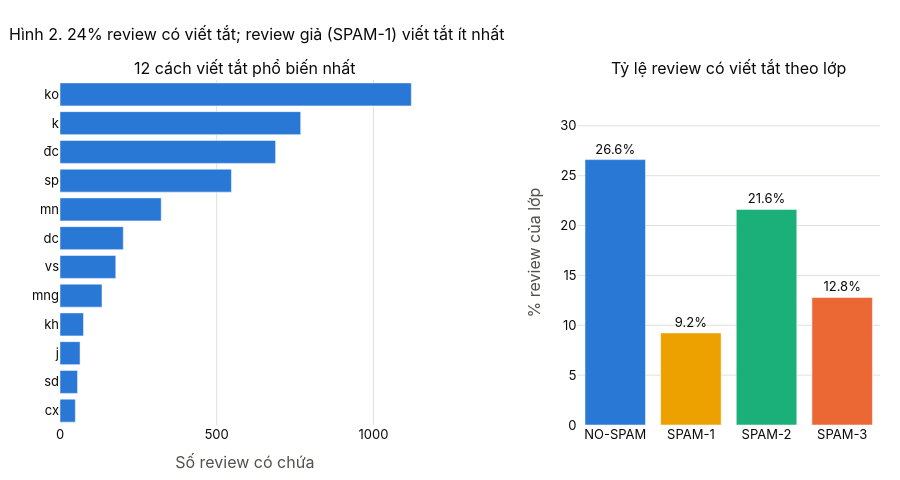

The code cell stored with this chart in its notebook:
### Markdown cell above
#### 4.6.2 Viết tắt và teencode

**Danh sách viết tắt dưới đây do nhóm tự lập**, gồm các cách viết tắt phổ biến trong bình luận mua hàng, sau đó kiểm tra lại trên dữ liệu (biểu đồ bên trái cho biết mỗi mục xuất hiện trong bao nhiêu review). Đây không phải từ điển chuẩn nên có thể thiếu một số cách viết. Một review được tính là "có viết tắt" nếu chứa ít nhất một tiếng trong danh sách. So khớp theo **nguyên tiếng**, nên chữ "k" trong "kem" không bị tính. Các tiếng quá mơ hồ như "r" hay "ng" không được đưa vào danh sách.

### Code cell
ABBREVIATIONS = {
    "ko": "không", "k": "không", "kh": "không", "khg": "không", "kg": "không", "hok": "không", "hk": "không",
    "đc": "được", "dc": "được", "đk": "được", "dk": "được",
    "sp": "sản phẩm", "sd": "sử dụng", "mn": "mọi người", "mng": "mọi người",
    "vs": "với", "cx": "cũng", "cg": "cũng", "j": "gì", "z": "vậy", "iu": "yêu",
    "thik": "thích", "bik": "biết", "nt": "nhắn tin", "ib": "nhắn tin",
}
ABBREVIATION_PATTERN = r"\b(?:" + "|".join(ABBREVIATIONS) + r")\b"     # khớp nguyên tiếng

train["has_abbreviation"] = train["clean"].str.contains(ABBREVIATION_PATTERN)
abbr_review_counts = pd.Series({abbr: train["clean"].str.contains(rf"\b{abbr}\b").sum() for abbr in ABBREVIATIONS})
abbr_rate = train.groupby("type_name")["has_abbreviation"].agg(["sum", "count", "mean"])

top_abbr = abbr_review_counts.nlargest(12).iloc[::-1]
fig = make_subplots(rows=1, cols=2, column_widths=[0.55, 0.45], horizontal_spacing=0.18,
                    subplot_titles=("12 cách viết tắt phổ biến nhất", "Tỷ lệ review có viết tắt theo lớp"))
fig.add_trace(go.Bar(
    x=top_abbr.values, y=top_abbr.index, orientation="h", marker_color=BLUE,
    customdata=np.stack([[ABBREVIATIONS[a] for a in top_abbr.index], top_abbr.values / len(train) * 100], axis=-1),
    hovertemplate='"%{y}" = %{customdata[0]}<br>có trong %{x:,} review (%{customdata[1]:.1f}% tập train)<extra></extra>'),
    row=1, col=1)
fig.add_trace(go.Bar(
    x=[name.split(" ")[0] for name in abbr_rate.index], y=abbr_rate["mean"] * 100,
    marker_color=[TYPE_COLORS[t] for t in abbr_rate.index],
    customdata=np.stack([abbr_rate.index, abbr_rate["sum"], abbr_rate["count"]], axis=-1),
    text=[f"{v:.1%}" for v in abbr_rate["mean"]], textposition="outside",
    hovertemplate="%{customdata[0]}<br>%{customdata[1]:,} / %{customdata[2]:,} review (%{y:.1f}%)<extra></extra>"),
    row=1, col=2)
fig.update_xaxes(title_text="Số review có chứa", row=1, col=1)
fig.update_yaxes(title_text="% review của lớp", range=[0, abbr_rate["mean"].max() * 130], row=1, col=2)
show_fig(fig, f"{train['has_abbreviation'].mean():.0%} review có viết tắt; review giả (SPAM-1) viết tắt ít nhất",
         height=480, showlegend=False)
print("Các mục trong danh sách không xuất hiện lần nào:", list(abbr_review_counts[abbr_review_counts == 0].index))

### Figure 1 — Plotly figure (JSON) as saved in the notebook; plotly's stock layout.template omitted (floating-point values rounded to 4 significant figures)
{"data": [{"customdata": [["cũng", "0.3425136306444848"], ["sử dụng", "0.39144414930798266"], ["gì", "0.4473647420662659"], ["không", "0.5242555571089054"], ["mọi người", "0.9366699287012442"], ["với", "1.2442331888718021"], ["được", "1.4119949671466518"], ["mọi người", "2.2577939326156855"], ["sản phẩm", "3.823570529847616"], ["được", "4.809170977212358"], ["không", "5.36837690479519"], ["không", "7.835873060254439"]], "hovertemplate": "\"%{y}\" = %{customdata[0]}<br>có trong %{x:,} review (%{customdata[1]:.1f}% tập train)<extra></extra>", "marker": {"color": "#2a78d6"}, "orientation": "h", "type": "bar", "x": [49, 56, 64, 75, 134, 178, 202, 323, 547, 688, 768, 1121], "xaxis": "x", "y": ["cx", "sd", "j", "kh", "mng", "vs", "dc", "mn", "sp", "đc", "k", "ko"], "yaxis": "y"}, {"customdata": [["NO-SPAM", 2817, 10585], ["SPAM-1 review giả", 18, 195], ["SPAM-2 chỉ nói shop/hãng", 235, 1087], ["SPAM-3 không phải review", 312, 2439]], "hovertemplate": "%{customdata[0]}<br>%{customdata[1]:,} / %{customdata[2]:,} review (%{y:.1f}%)<extra></extra>", "marker": {"color": ["#2a78d6", "#eda100", "#1baf7a", "#eb6834"]}, "text": ["26.6%", "9.2%", "21.6%", "12.8%"], "textposition": "outside", "type": "bar", "x": ["NO-SPAM", "SPAM-1", "SPAM-2", "SPAM-3"], "xaxis": "x2", "y": [26.61, 9.231, 21.62, 12.79], "yaxis": "y2"}], "layout": {"annotations": [{"font": {"size": 16}, "showarrow": false, "text": "12 cách viết tắt phổ biến nhất", "x": 0.2255, "xanchor": "center", "xref": "paper", "y": 1.0, "yanchor": "bottom", "yref": "paper"}, {"font": {"size": 16}, "showarrow": false, "text": "Tỷ lệ review có viết tắt theo lớp", "x": 0.8155, "xanchor": "center", "xref": "paper", "y": 1.0, "yanchor": "bottom", "yref": "paper"}], "height": 480, "showlegend": false, "title": {"text": "Hình 2. 24% review có viết tắt; review giả (SPAM-1) viết tắt ít nhất"}, "xaxis": {"anchor": "y", "domain": [0.0, 0.451], "title": {"text": "Số review có chứa"}}, "xaxis2": {"anchor": "y2", "domain": [0.631, 1.0]}, "yaxis": {"anchor": "x", "domain": [0.0, 1.0]}, "yaxis2": {"anchor": "x2", "domain": [0.0, 1.0], "range": [0, 34.6], "title": {"text": "% review của lớp"}}}}
